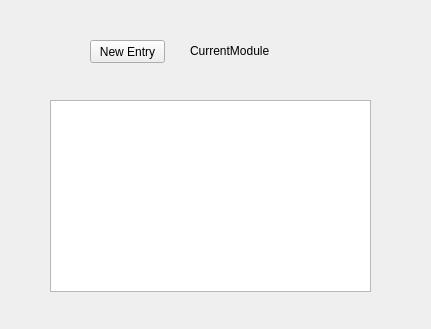
<?xml version="1.0" encoding="UTF-8"?>
<ui version="4.0">
 <class>module_view</class>
 <widget class="QWidget" name="module_view">
  <property name="geometry">
   <rect>
    <x>0</x>
    <y>0</y>
    <width>431</width>
    <height>329</height>
   </rect>
  </property>
  <property name="windowTitle">
   <string>Form</string>
  </property>
  <widget class="QPushButton" name="new_entry_specific_btn">
   <property name="geometry">
    <rect>
     <x>90</x>
     <y>40</y>
     <width>75</width>
     <height>23</height>
    </rect>
   </property>
   <property name="text">
    <string>New Entry</string>
   </property>
  </widget>
  <widget class="QLabel" name="label">
   <property name="geometry">
    <rect>
     <x>190</x>
     <y>40</y>
     <width>81</width>
     <height>21</height>
    </rect>
   </property>
   <property name="text">
    <string>CurrentModule</string>
   </property>
  </widget>
  <widget class="QListWidget" name="module_entry_list">
   <property name="geometry">
    <rect>
     <x>50</x>
     <y>100</y>
     <width>321</width>
     <height>192</height>
    </rect>
   </property>
  </widget>
 </widget>
 <resources/>
 <connections/>
</ui>
